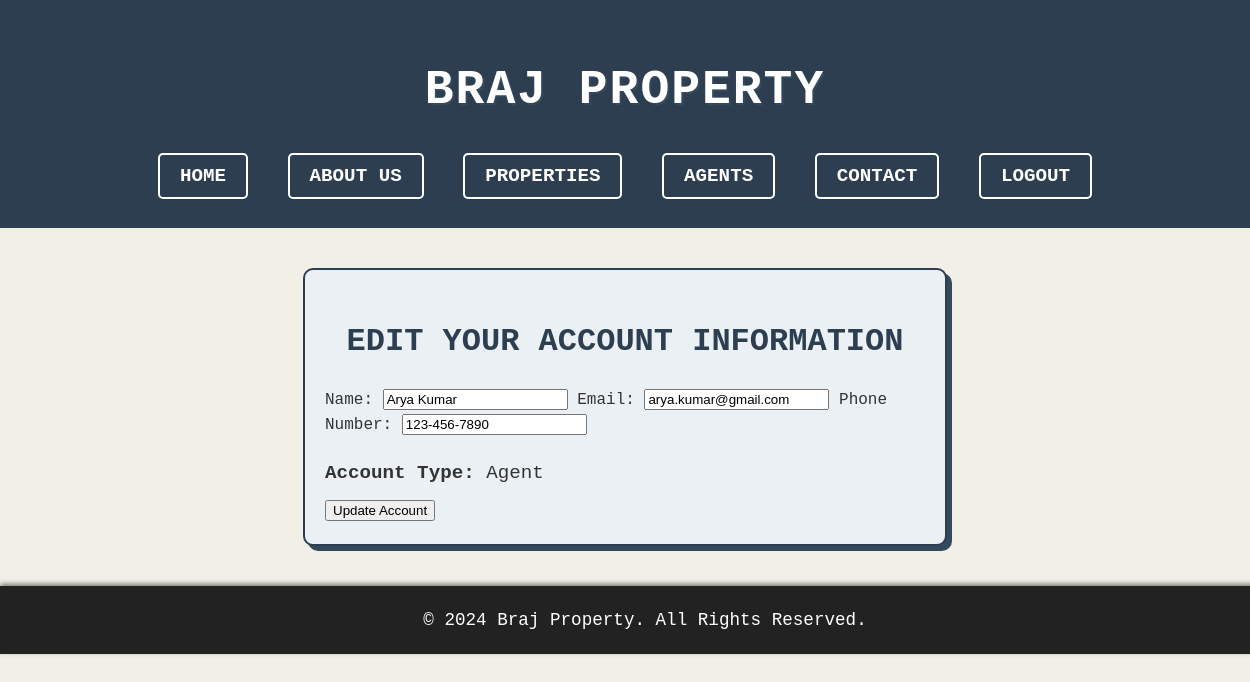
Screenshot of /UserAccountEdit.php (signed in) with the database file from the repository.
### tables this page shows
CREATE TABLE `user` (
  `UserID` int(11) NOT NULL,
  `Name` varchar(100) NOT NULL,
  `Email` varchar(100) NOT NULL,
  `PhoneNumber` varchar(20) NOT NULL,
  `UserType` enum('Client','Agent','Admin') NOT NULL COMMENT 'Client, Agent, or Admin',
  `Password` varchar(255) NOT NULL
);

### UserAccountEdit.php (the view, shortened to what this page needs)
<?php
include 'db_connection.php';
$user_id = $_SESSION['user_id'];
$sql = "SELECT Name, Email, PhoneNumber FROM User WHERE UserID = ?";
$stmt = $conn->prepare($sql);
$stmt->bind_param("i", $user_id);
$stmt->execute();
$result = $stmt->get_result();
if ($result->num_rows == 1) {
    $user = $result->fetch_assoc();
} else {
    session_unset();
    session_destroy();
    header('Location: login.php');
    exit();
}
?>
<!DOCTYPE html>
<html lang="en">
<head>
    <link rel="stylesheet" href="userAccount.css">
</head>
<body>
    <header>
        <div class="logo">
            <h1>Braj Property</h1>
        </div>
        <nav>
            <ul>
                <li><a href="index.php">Home</a></li>
                <li><a href="about.php">About Us</a></li>
                <li><a href="properties.php">Properties</a></li>
                <li><a href="agents.php">Agents</a></li>
                <li><a href="contact.php">Contact</a></li>
                <li><a href="logout.php">Logout</a></li>
            </ul>
        </nav>
    </header>
    <div class="account-details">
        <h2>Edit Your Account Information</h2>
        <form method="POST" action="">
            <label for="name">Name:</label>
            <input type="text" id="name" name="name" value="<?php echo htmlspecialchars($user['Name']); ?>" required>
            <label for="email">Email:</label>
            <input type="email" id="email" name="email" value="<?php echo htmlspecialchars($user['Email']); ?>" required>
            <label for="phone_number">Phone Number:</label>
            <input type="text" id="phone_number" name="phone_number" value="<?php echo htmlspecialchars($user['PhoneNumber']); ?>" required>
            <p><strong>Account Type:</strong> <?php echo htmlspecialchars($_SESSION['UserType']); ?></p>
            <button type="submit">Update Account</button>
        </form>
    </div>
    <footer style="background-color: #222; color: #fff; padding: 20px; text-align: center;">
        <p>&copy; 2024 Braj Property. All Rights Reserved.</p>
    </footer>
</body>
</html>

### userAccount.css (style rules this page uses)
body { font-family: 'Courier New', Courier, monospace; background-color: #f2f0e6; color: #333; margin: 0; padding: 0; line-height: 1.6; }
header { background-color: #2c3e50; color: #fff; padding: 20px 0; text-align: center; }
header .logo h1 { font-size: 3em; font-weight: bold; color: #fff; letter-spacing: 2px; text-transform: uppercase; text-shadow: 2px 2px 0px #34495e; }
nav ul { list-style: none; padding: 0; text-align: center; }
nav ul li { display: inline-block; margin: 0 15px; }
nav ul li a { text-decoration: none; font-size: 1.2em; font-weight: bold; color: #fff; padding: 10px 20px; background-color: #2c3e50; border: 2px solid #fff; border-radius: 5px; text-transform: uppercase; transition: background-color 0.3s, border-color 0.3s; }
.account-details { max-width: 600px; margin: 40px auto; padding: 20px; background-color: #eaf0f4; border: 2px solid #2c3e50; border-radius: 10px; box-shadow: 5px 5px 0px #34495e; }
.account-details h2 { font-size: 2em; color: #2c3e50; text-align: center; margin-bottom: 20px; text-transform: uppercase; }
.account-details p { font-size: 1.2em; color: #333; margin-bottom: 10px; }
footer { background-color: #2c3e50; color: #fff; padding: 20px; text-align: center; position: relative; width: 100%; height: auto; bottom: 0; box-shadow: 0px -2px 5px rgba(0, 0, 0, 0.5); }
footer p { margin: 0; font-size: 1.1em; }

### rows the page displays
user: name "Arya Kumar", email "arya.kumar@gmail.com", phone_number "123-456-7890"

### other values shown
$_SESSION['UserType'] "Agent"
